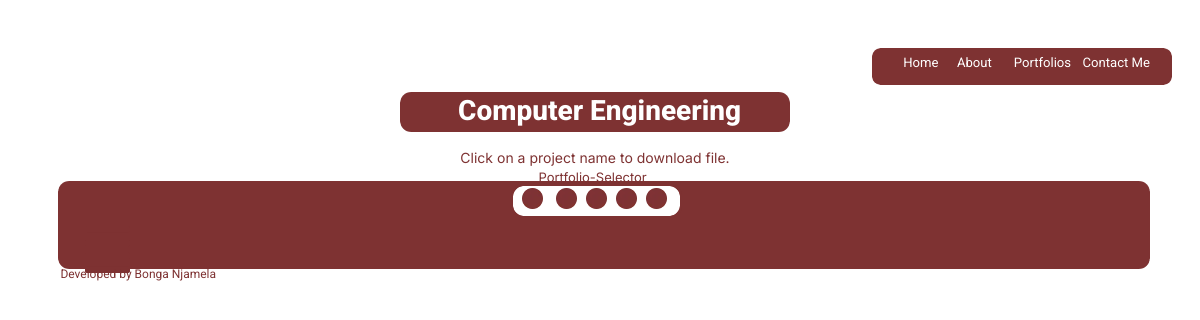
/compeng/, run on an earlier commit of the app's database.
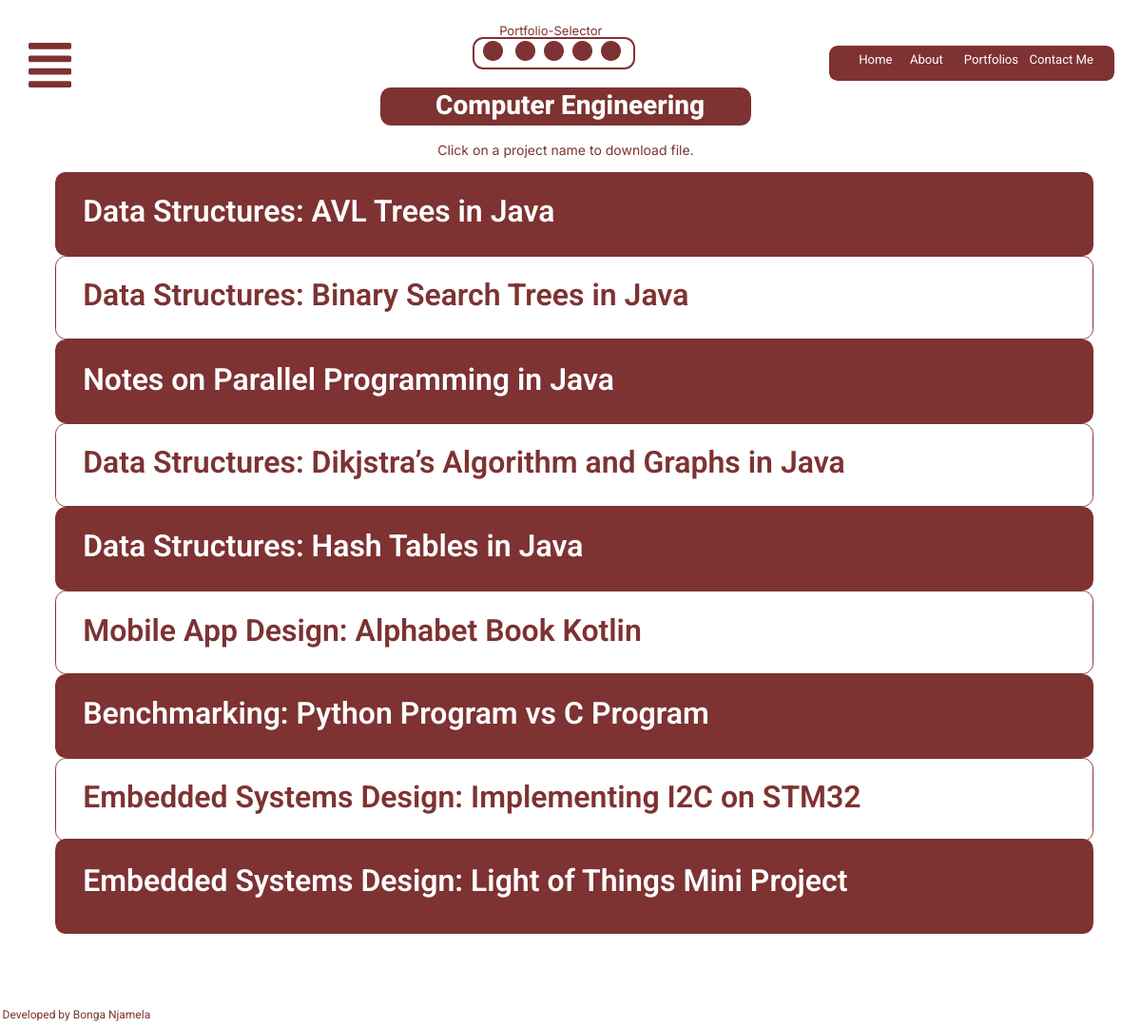
And on a later commit of the database.
### base/models.py (models this page shows, shortened)
class Portfolio(models.Model):
    class Meta:
        verbose_name_plural = "Projects"
        verbose_name = "Portfolio"
    name = models.CharField(max_length=200)
    zipproject = models.FileField(blank=True, null=True, upload_to="staticfiles/portfolio")
    tarproject = models.FileField(blank=True, null=True, upload_to="staticfiles/portfolio")
    created = models.DateTimeField(auto_now_add=True)
    slug = models.SlugField(null=True, blank=True)

### base/views.py (the view)
# urls.py: path("compeng/", views.CompEngPortfolioView.as_view(), name="compeng"),
class CompEngPortfolioView(generic.ListView):
    model = Portfolio
    template_name = "comp-eng-page.html"
    def get_queryset(self):
        return super().get_queryset()

### base/context_processors.py (called while the page is built)
def portfolio_context(request):
    portfolio = Portfolio.objects.all()
    return {'portfolio':  portfolio}

### base/template/base/comp-eng-page.html (shortened to what the changed rows need)
{% load static %}
<!DOCTYPE html>
<html lang="english">
  <head>
    <link rel="stylesheet" href="{% static 'cssfiles/style.css' %}" />
  </head>
  <body>
    <div>
      <link href="{% static 'cssfiles/comp-eng-page.css' %}" rel="stylesheet" />
      <div class="comp-eng-page-container">
        <div class="comp-eng-page-comp-eng-page">
          <div class="comp-eng-page-cengprojavltreescard">
            <img
              src="{%static 'imgsfiles/compengfilescard5282-6ka9-200h.png' %}"
              alt="compengfilescard5282"
              class="comp-eng-page-compengfilescard01"
            />
            {% for p in portfolio  %}
            {% if p.id == 1 %}
            <div class="comp-eng-page-text08" onclick="openPopUp('{{p.name}}', '{{p.zipproject.url}}','{{p.tarproject.url}}')">
                {{p.name}}
            </div>
          </div>
          <div class="comp-eng-page-cengprojbstreescard">
            <img
              src="{% static 'imgsfiles/compengfilescard5283-b68g-200h.png' %}"
              alt="compengfilescard5283"
              class="comp-eng-page-compengfilescard02"
            />
            {% elif p.id == 2 %}
            <div class="comp-eng-page-text10" onclick="openPopUp('{{p.name}}', '{{p.zipproject.url}}','{{p.tarproject.url}}')">
                {{p.name}}
            </div>
          </div>
          <div class="comp-eng-page-cengprojparallelcard">
            <img
              src="{%static 'imgsfiles/compengfilescard5284-r05a-200h.png' %}"
              alt="compengfilescard5284"
              class="comp-eng-page-compengfilescard03"
            />
            {% elif p.id == 3 %}
            <div class="comp-eng-page-text12" onclick="openPopUp('{{p.name}}', '{{p.zipproject.url}}','{{p.tarproject.url}}')">
                {{p.name}}
            </div>
          </div>
          <div class="comp-eng-page-cengprojdijkstracard">
            <img
              src="{% static 'imgsfiles/compengfilescard5285-yxdl-200h.png' %}"
              alt="compengfilescard5285"
              class="comp-eng-page-compengfilescard04"
            />
            {% elif p.id == 4 %}
            <div class="comp-eng-page-text14" onclick="openPopUp('{{p.name}}', '{{p.zipproject.url}}','{{p.tarproject.url}}')">
               {{p.name}}
            </div>
          </div>
          <div class="comp-eng-page-cengprojmobilecard">
            <img
              src="{% static 'imgsfiles/compengfilescard5286-h7fp-200h.png' %}"
              alt="compengfilescard5286"
              class="comp-eng-page-compengfilescard05"
            />
            {% elif p.id == 5 %}
            <div class="comp-eng-page-text16" onclick="openPopUp('{{p.name}}', '{{p.zipproject.url}}','{{p.tarproject.url}}')">
                {{p.name}}
            </div>
          </div>
          <div class="comp-eng-page-cengprojbenchmarkcard">
            <img
              src="{% static 'imgsfiles/compengfilescard5287-9vvs-200h.png' %}"
              alt="compengfilescard5287"
              class="comp-eng-page-compengfilescard06"
            />
            {% elif p.id == 6 %}
            <div class="comp-eng-page-text18" onclick="openPopUp('{{p.name}}', '{{p.zipproject.url}}','{{p.tarproject.url}}')">
                {{p.name}}
            </div>
          </div>
          <div class="comp-eng-page-cengproji2ccard">
            <img
              src="{%static 'imgsfiles/compengfilescard5286-h7fp-200h.png' %}"
              alt="compengfilescard5288"
              class="comp-eng-page-compengfilescard07"
            />
            {% elif p.id == 7 %}
            <div class="comp-eng-page-text20" onclick="openPopUp('{{p.name}}', '{{p.zipproject.url}}','{{p.tarproject.url}}')">
                {{p.name}}
            </div>
          </div>
          <div class="comp-eng-page-cengprojadcscard">
            <img
              src="{%static 'imgsfiles/compengfilescard5289-o92-200h.png' %}"
              alt="compengfilescard5289"
              class="comp-eng-page-compengfilescard08"
            />
            {% elif p.id == 8 %}
            <div class="comp-eng-page-text22" onclick="openPopUp('{{p.name}}', '{{p.zipproject.url}}','{{p.tarproject.url}}')">
              {{p.name}}
            </div>
          </div>
          <div class="comp-eng-page-cengprojlotcard">
            <img
              src="{% static 'imgsfiles/compengfilescard5290-ej18-200h.png' %}"
              alt="compengfilescard5290"
              class="comp-eng-page-compengfilescard09"
            />
            {% elif p.id == 10 %}
            <div class="comp-eng-page-text24" onclick="openPopUp('{{p.name}}', '{{p.zipproject.url}}','{{p.tarproject.url}}')">
                {{p.name}}
            </div>
          </div>
          {% endif %}
          {% endfor  %}
            {% include './themeselector.html' %}
              {% include './dropdownmenu.html' %}
              {% include './mediummenu.html' %}
            {% include './projectpopup.html' %}
        </div>
      </div>
    </div>
  </body>
</html>

What changed in the data, as far as the page shows it:
added Portfolio: name "Data Structures: AVL Trees in Java"
added Portfolio: name "Data Structures: Binary Search Trees in Java"
added Portfolio: name "Notes on Parallel Programming in Java"
added Portfolio: name "Data Structures: Dikjstra’s Algorithm and Graphs in Java"
added Portfolio: name "Data Structures: Hash Tables in Java"
added Portfolio: name "Mobile App Design: Alphabet Book Kotlin"
added Portfolio: name "Benchmarking: Python Program vs C Program"
added Portfolio: name "Embedded Systems Design: Implementing I2C on STM32"
added Portfolio: name "Embedded Systems Design: Light of Things Mini Project"
